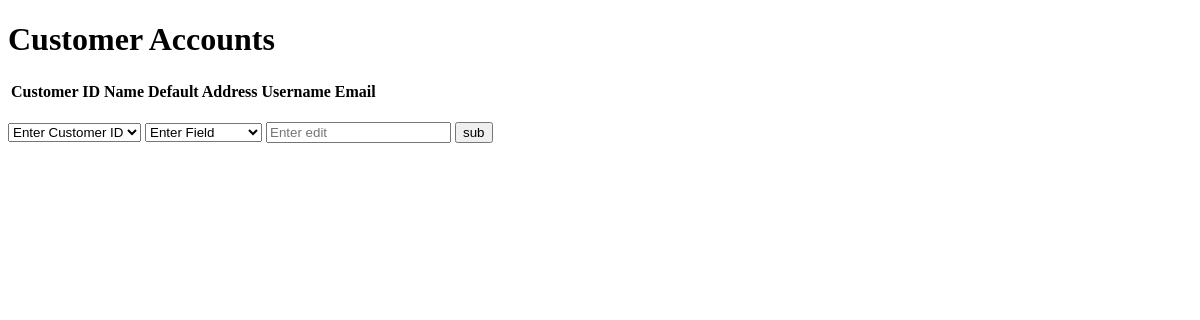
/Admin-account-management.php, run on an earlier commit of the app's database.
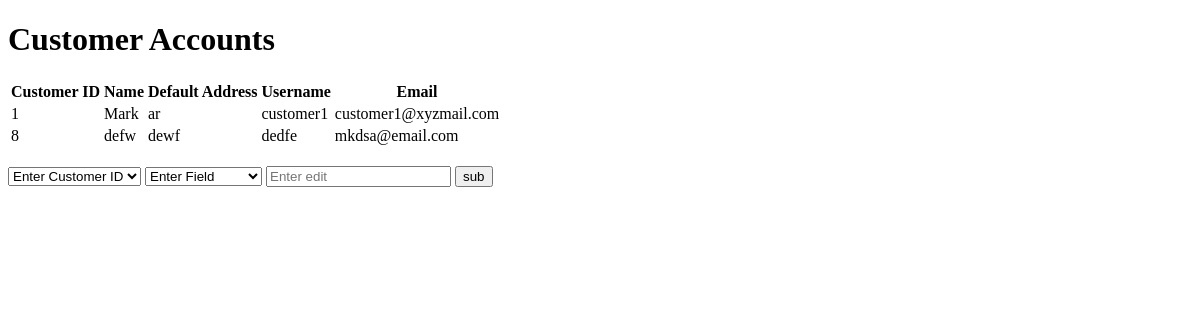
And on a later commit of the database.
### tables this page shows
CREATE TABLE `customerdetails` (
  `user_id` int(11) DEFAULT NULL,
  `customer_id` int(11) NOT NULL,
  `name` varchar(100) NOT NULL,
  `default_address` varchar(200) DEFAULT NULL
);

CREATE TABLE `logindetails` (
  `user_id` int(11) NOT NULL,
  `authorization_level` enum('admin','customer') NOT NULL,
  `username` varchar(50) NOT NULL,
  `password` varchar(200) NOT NULL,
  `email` varchar(200) DEFAULT NULL
);

### Admin-account-management.php (the view, shortened to what this page needs)
<!DOCTYPE html>
<html lang="en">
<head>
  <?php
  require_once('connectdb.php');
  ?>
<h1>Customer Accounts</h1>
</head>
<body>
<table>
        <tr>
        <th>Customer ID</th>
        <th>Name</th>
        <th>Default Address</th>
        <th>Username</th>
        <th>Email</th>
        </tr>
<?php
$fulltable=$db->prepare("SELECT * FROM customerdetails");
$fulltable->execute();
while($row = $fulltable->fetch()){
    $userp=$db->prepare("
    SELECT c.customer_id,c.name,c.default_address,l.username AS username, l.email AS email, l.password AS password
    FROM customerdetails c
    JOIN logindetails l ON c.user_id=l.user_id
    WHERE customer_id={$row["customer_id"]};
    ");
    $userp->execute();
    $userd=$userp->fetch();
		if($row['name']===null){
        continue;}
	else{
    echo("<tr><td>".$row["customer_id"]."</td><td>".$row["name"]."</td><td>".$row["default_address"]."</td><td>".$userd["username"]."</td><td>".$userd["email"]);
    }
    }
?>
</table>
<br>
<form name="edit-input" method="post" action="Admin-account-management.php" >
    <select id="cid" name="cid">
    <option value="default">Enter Customer ID</option>
    </select>
    <select id="edit-field" name="edit-field">
        <option value="default">Enter Field</option>
    </select>
    <input type="text" id="edit-input" name="edit-input" placeholder="Enter edit">
    <input type="submit" value="sub" name="sub">
</form>
</body>

What changed in the data, as far as the page shows it:
added customerdetails: customer_id "1", name "Mark", default_address "ar", user.username "customer1", user.email "customer1@xyzmail.com"
added customerdetails: customer_id "8", name "defw", default_address "dewf", user.username "dedfe", user.email "mkdsa@email.com"
